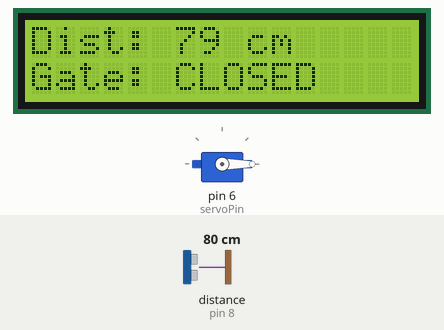
Recording of a sketch running on a simulated Arduino Uno, built with avr-gcc and run on an emulated ATmega328P. Parts: servo, 16×2 character LCD. Wiring (inferred from the names in the program): ultrasonic range finder: trigger pin 9; echo pin 8. Inputs (shaded band) come from the test bench; at power-on: distance to the obstacle (sensor on pin 8) 80 cm. The echo pulse lasts 58.3 µs per cm.

Above: at 3.2 s.
3.3 s: distance to the obstacle (sensor on pin 8) set to 18 cm
At 4.5 s:
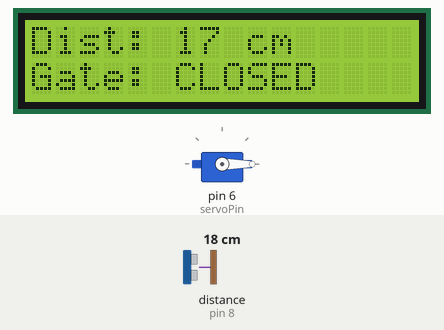
4.8 s: distance to the obstacle (sensor on pin 8) set to 15 cm
At 6.0 s:
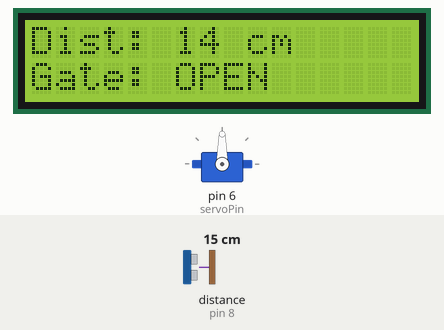
6.6 s: distance to the obstacle (sensor on pin 8) set to 2 cm
At 7.2 s:
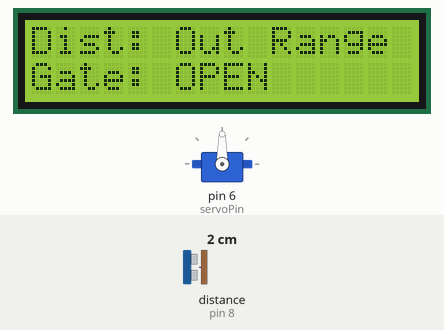
8.2 s: distance to the obstacle (sensor on pin 8) set to 35 cm
At 9.2 s:
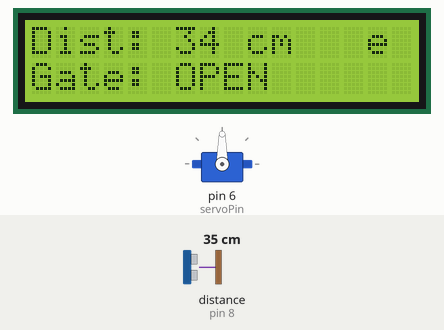
Timing chart, 0 to 11.3 s (numbered marks = the images above; inputs shaded):
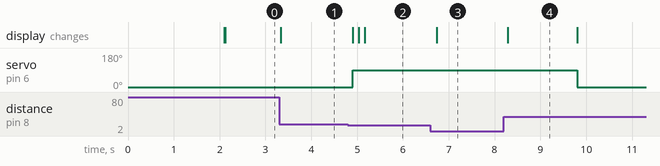

Measured:
- the behaviour switches between 17 and 16 cm on distance to the obstacle (sensor on pin 8) (found by bisection; images 1 and 2)
- after the input at 3.3 s, the display: changes at once (image 1)
- after the input at 4.8 s, servo on pin 6 (servoPin): 0° → 90° after 0.11 s; the display: changes after 0.11 s (image 2)
- after the input at 6.6 s, the display: changes after 0.13 s (image 3)
- after the input at 8.2 s, servo on pin 6 (servoPin): 90° → 0° after 1.6 s; the display: changes after 0.09 s (image 4)
- what the display in image 4 shows lasts 1.5 s, from 8.3 s to 9.8 s

The sketch:

smart_gate.ino
```cpp
#include <Wire.h>
#include <LiquidCrystal_I2C.h>
#include <Servo.h>

// Set the I2C address (usually 0x27 or 0x3F) and dimensions (16 columns, 2 rows)
LiquidCrystal_I2C lcd(0x27, 16, 2);

// Create Servo object
Servo gateServo;

// Define Pins
const int trigPin = 9;
const int echoPin = 8;
const int servoPin = 6;

// Gate Configuration Thresholds
const int openDistance = 15; // Gate opens if object is closer than 15 cm
long duration;
int distance;
bool isGateOpen = false;

void setup() {
  // Pin modes
  pinMode(trigPin, OUTPUT);
  pinMode(echoPin, INPUT);

  // Attach Servo Motor and set initial closed position (0 degrees)
  gateServo.attach(servoPin);
  gateServo.write(0);

  // Initialize LCD
  lcd.init();
  lcd.backlight();

  // Startup screen
  lcd.setCursor(0, 0);
  lcd.print("Smart Gate Sys");
  lcd.setCursor(0, 1);
  lcd.print("Initializing...");
  delay(2000);
  lcd.clear();
}

void loop() {
  // Trigger Ultrasonic Sensor pulse
  digitalWrite(trigPin, LOW);
  delayMicroseconds(2);
  digitalWrite(trigPin, HIGH);
  delayMicroseconds(10);
  digitalWrite(trigPin, LOW);

  // Calculate distance in cm
  duration = pulseIn(echoPin, HIGH);
  distance = duration * 0.0343 / 2;

  // Display distance on Line 1
  lcd.setCursor(0, 0);
  lcd.print("Dist: ");
  if (distance > 400 || distance < 2) {
    lcd.print("Out Range");
  } else {
    lcd.print(distance);
    lcd.print(" cm   "); // Extra spaces clear previous double/triple digits
  }

  // Gate Logic Control based on distance
  if (distance > 0 && distance <= openDistance) {
    if (!isGateOpen) {
      gateServo.write(90); // Open the gate (90 degrees)
      isGateOpen = true;
    }
    lcd.setCursor(0, 1);
    lcd.print("Gate: OPEN      ");
  } else {
    if (isGateOpen) {
      delay(1500); // Hold gate open for 1.5 seconds before closing
      gateServo.write(0); // Close the gate (0 degrees)
      isGateOpen = false;
    }
    lcd.setCursor(0, 1);
    lcd.print("Gate: CLOSED    ");
  }

  delay(100); // Small loop delay
}
```
